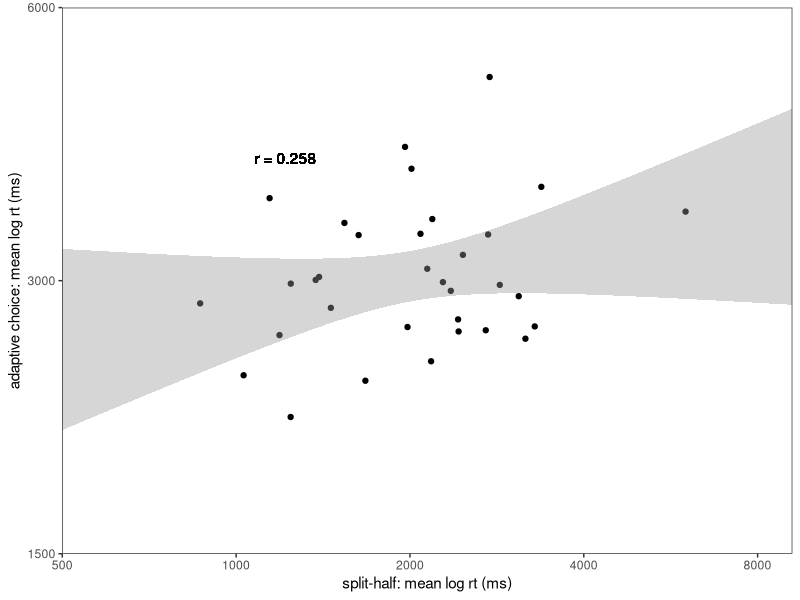
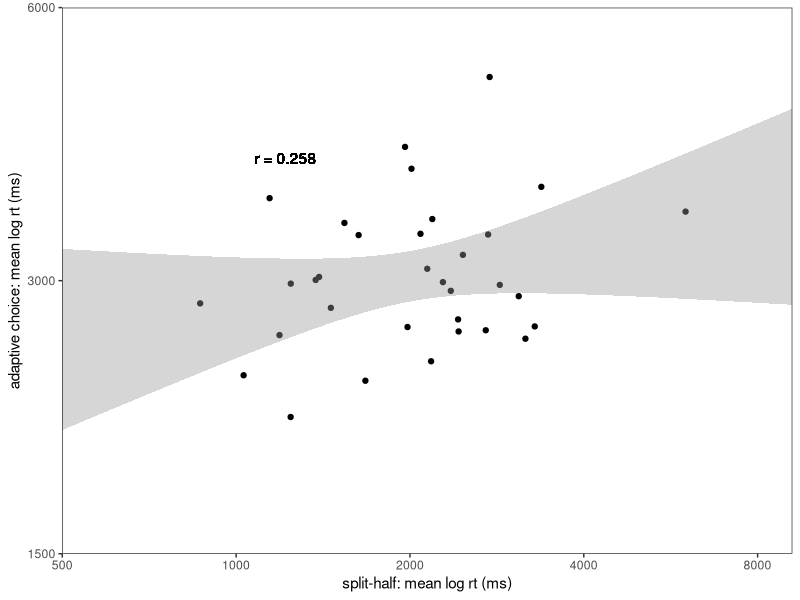
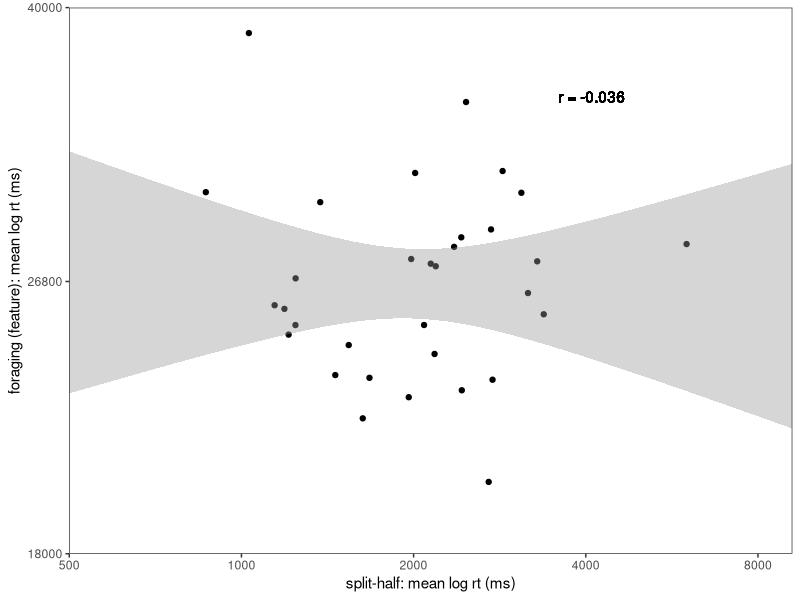
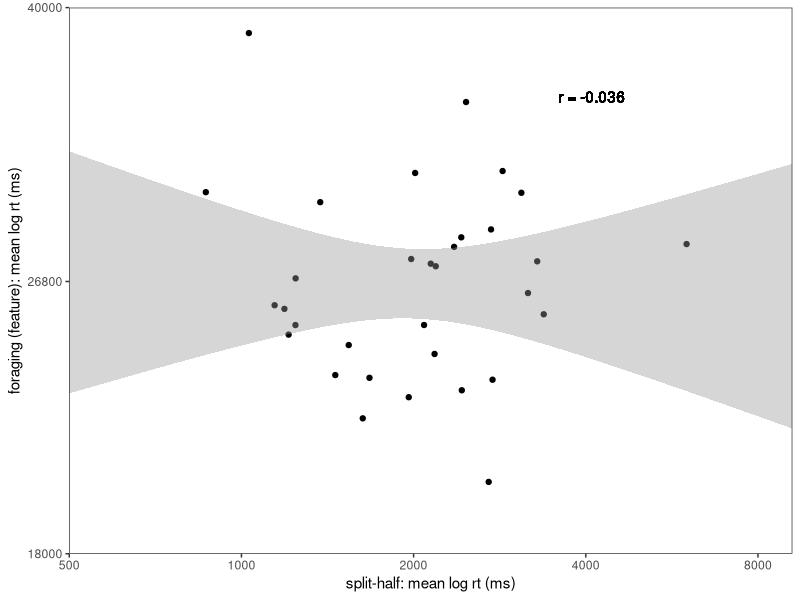
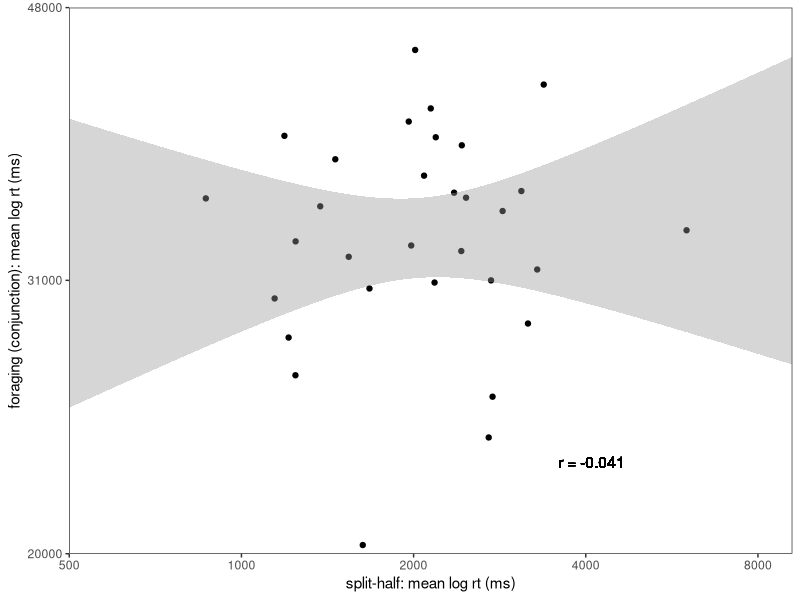
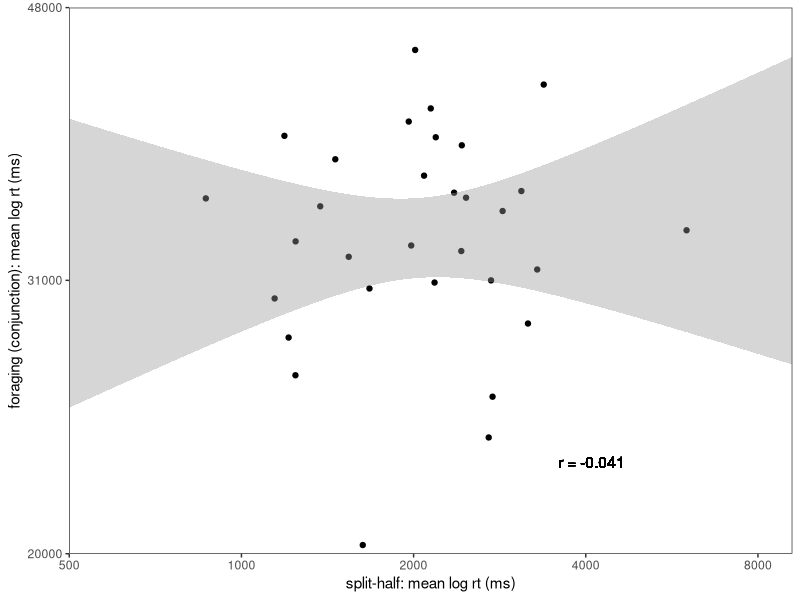
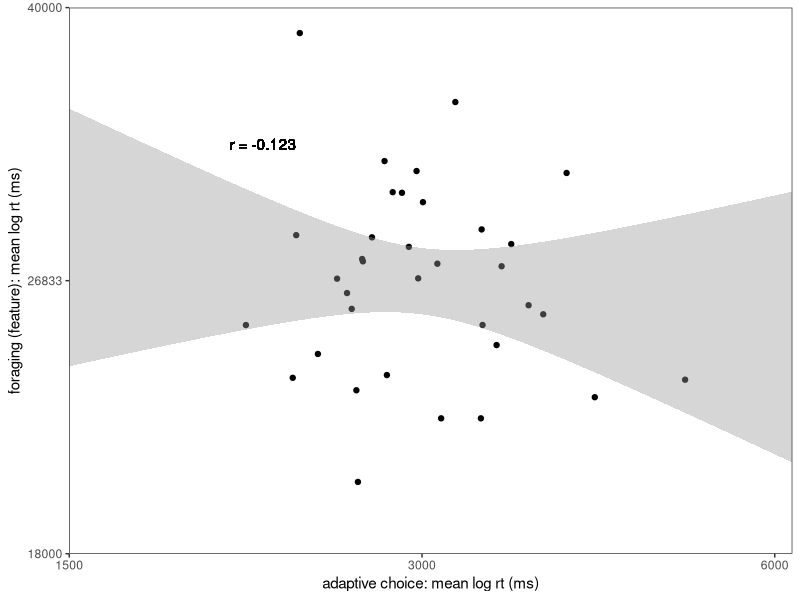
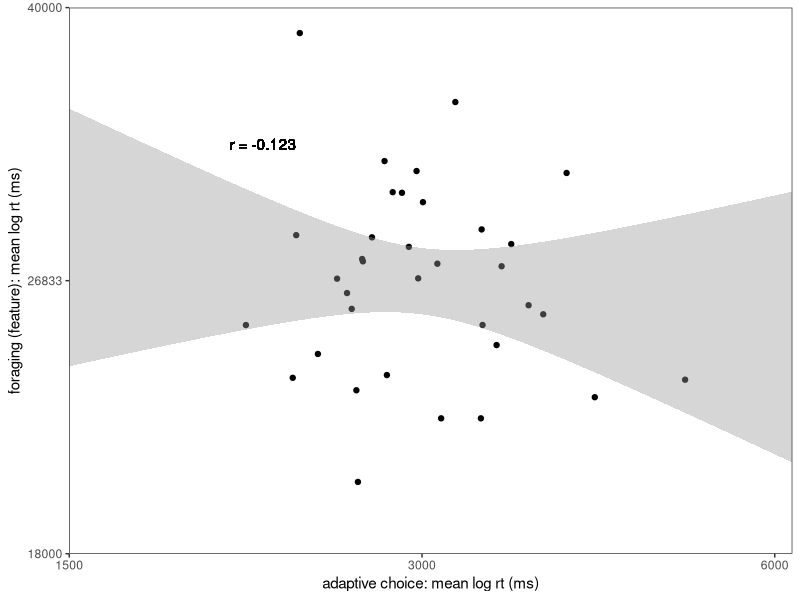

R code for these plots, in order:
library(tidyverse)

figXn <- 6
figYn <- 4

dat <- read_csv("summaryData.csv")

############################################################
# first look at rt
############################################################

#  split-half v adaptive choice
r <- round(with(dat, cor.test(ls_mean_log_rt, ac_meanlog2rt)$estimate), 3)

x_labels = c(500, 1000, 2000, 4000, 8000)
x_breaks = log(x_labels, 2)

y_labels = c(1500, 3000, 6000)
y_breaks = log(y_labels, 2)

plt <- ggplot(dat, aes(x = ls_mean_log_rt, y = ac_meanlog2rt))
plt <- plt + geom_point() 
plt <- plt + geom_smooth(method = lm, colour = "black", fullrange = TRUE, linetype = 0)
plt <- plt + theme_bw()
plt <- plt + scale_x_continuous("split-half: mean log rt (ms)",
	  limits = c(8.9, 15), breaks = x_breaks, labels = x_labels, expand = c(0, 0))
plt <- plt + scale_y_continuous("adaptive choice: mean log rt (ms)",
	  limits = c(y_breaks[1], y_breaks[3] ), breaks = y_breaks, labels = y_labels, expand = c(0, 0))
plt <- plt + geom_text(label=paste("r =", r), x= 10.25, y=12)
plt <- plt + coord_cartesian(xlim=c(min(x_breaks),max(x_breaks)+0.2), ylim=c(y_breaks[1],max(y_breaks)))
plt <- plt + theme(
  panel.grid.major = element_blank(), 
  panel.grid.minor = element_blank())
# plt <- plt + ggtitle('Split-half and Attentional Control')
ggsave("scratch/ls_v_ac_mean_log2rt.pdf", width = figYn, height = figYn)
ggsave("scratch/ls_v_ac_mean_log2rt.png", width = figYn, height = figYn)


#  split-half with forgaging feature

r_feat <- round(with(dat, cor.test(ls_mean_log_rt, fg_feat_log2)$estimate), 3)
r_conj <- round(with(dat, cor.test(ls_mean_log_rt, fg_conj_log2)$estimate), 3)

y_breaks = c(14.13571, 14.70995, 15.28771)
y_labels = round(2^y_breaks)

plt <- ggplot(dat, aes(x = ls_mean_log_rt, y = fg_feat_log2))
plt <- plt + geom_point() 
plt <- plt + geom_smooth(method = lm, colour = "black", fullrange = TRUE, linetype=0)
plt <- plt + theme_bw()
plt <- plt + scale_x_continuous("split-half: mean log rt (ms)",
    limits = c(8, 14.1), breaks = x_breaks, labels = x_labels, expand = c(0, 0))
plt <- plt + scale_y_continuous("foraging (feature): mean log rt (ms)",
    limits = c(y_breaks[1], y_breaks[3]), breaks = y_breaks, labels = y_labels,expand = c(0, 0))
plt <- plt + coord_cartesian(xlim=c(min(x_breaks),max(x_breaks)+0.2), ylim=c(y_breaks[1],max(y_breaks)))
plt <- plt + geom_text(label=paste("r =", r_feat), x= 12, y=15.1)
plt <- plt + theme(
  panel.grid.major = element_blank(), 
  panel.grid.minor = element_blank())
ggsave("scratch/ls_v_fg_feature_rt.pdf", width = figYn, height = figYn)
ggsave("scratch/ls_v_fg_feature_rt.png", width = figYn, height = figYn)

#  split-half with forgaging conjunction

y_breaks = c(14.28771, 14.91998, 15.55075)
y_labels = round(2^y_breaks)

plt <- ggplot(dat, aes(x = ls_mean_log_rt, y = fg_conj_log2))
plt <- plt + geom_point() 
plt <- plt + geom_smooth(method = lm, colour = "black", fullrange = TRUE, linetype=0)
plt <- plt + theme_bw()
plt <- plt + scale_x_continuous("split-half: mean log rt (ms)",
   limits = c(8, 14.1), breaks = x_breaks, labels = x_labels, expand = c(0, 0))
plt <- plt + scale_y_continuous("foraging (conjunction): mean log rt (ms)",
    limits = c(y_breaks[1], y_breaks[3]), breaks = y_breaks, labels = y_labels,expand = c(0, 0))
plt <- plt + geom_text(label=paste("r =", r_conj), x= 12, y=14.5)
plt <- plt + coord_cartesian(xlim=c(min(x_breaks),max(x_breaks)+0.2), ylim=c(y_breaks[1],max(y_breaks)))
plt <- plt + theme(
  panel.grid.major = element_blank(), 
  panel.grid.minor = element_blank())
ggsave("scratch/ls_v_fg_conj_rt.pdf", width = figYn, height = figYn)
ggsave("scratch/ls_v_fg_conj_rt.png", width = figYn, height = figYn)

#  adaptive choice with forgaging feature

x_labels = c(1500, 3000, 6000)
x_breaks = log(x_labels, 2)
y_breaks = c(14.13571, 14.71171, 15.28771)
y_labels = round(2^y_breaks)

r_feat <- round(with(dat, cor.test(ac_meanlog2rt, fg_feat_log2)$estimate), 3)
r_conj <- round(with(dat, cor.test(ac_meanlog2rt, fg_conj_log2)$estimate), 3)

plt <- ggplot(dat, aes(x = ac_meanlog2rt, y = fg_feat_log2))
plt <- plt + geom_point() 
plt <- plt + geom_smooth(method = lm, colour = "black", fullrange = TRUE, linetype=0)
plt <- plt + theme_bw()
plt <- plt + scale_x_continuous("adaptive choice: mean log rt (ms)",
    limits = c(x_breaks[1], x_breaks[3]+0.05), breaks = x_breaks, labels = x_labels, expand = c(0, 0))
plt <- plt + scale_y_continuous("foraging (feature): mean log rt (ms)",
    limits = c(y_breaks[1], y_breaks[3]), breaks = y_breaks, labels = y_labels, expand = c(0, 0))
plt <- plt + geom_text(label=paste("r =", r_feat), x= 11.1, y= 15)
plt <- plt + theme(
  panel.grid.major = element_blank(), 
  panel.grid.minor = element_blank())
ggsave("scratch/ac_v_fg_feature_rt.pdf", width = figYn, height = figYn)
ggsave("scratch/ac_v_fg_feature_rt.png", width = figYn, height = figYn)


y_breaks = c(14.28771, 14.91998, 15.55075)
y_labels = round(2^y_breaks)
plt <- ggplot(dat, aes(x = ac_meanlog2rt, y = fg_conj_log2))
plt <- plt + geom_point() 
plt <- plt + geom_smooth(method = lm, colour = "black", fullrange = TRUE, linetype=0)
plt <- plt + theme_bw()
plt <- plt + scale_x_continuous("adaptive choice: mean log rt (ms)",
    limits = c(x_breaks[1], x_breaks[3]+0.05), breaks = x_breaks, labels = x_labels, expand = c(0, 0))
plt <- plt + scale_y_continuous("foraging (conjunction): mean log rt (ms)",
    limits = c(y_breaks[1], y_breaks[3]), breaks = y_breaks, labels = y_labels, expand = c(0, 0))
plt <- plt + geom_text(label=paste("r =", r_conj), x= 11, y= 15.2)
plt <- plt + theme(
  panel.grid.major = element_blank(), 
  panel.grid.minor = element_blank())
ggsave("scratch/ac_v_fg_conj_rt.pdf", width = figYn, height = figYn)
ggsave("scratch/ac_v_fg_conj_rt.png", width = figYn, height = figYn)


############################################################
# now look at strategy metrics
############################################################

#  split-half v adaptive choice
r <- round(with(dat, cor.test(ls_prop_hetero, ac_propOpt)$estimate), 3)

plt <- ggplot(dat, aes(x = ls_prop_hetero, y = ac_propOpt))
plt <- plt + geom_point() 
plt <- plt + geom_smooth(method = lm, colour = "black", fullrange = TRUE, linetype = 0)
plt <- plt + theme_bw()
plt <- plt + scale_x_continuous("split-half: prop. hetero. fixations",
	  limits = c(0, 1), expand = c(0, 0), breaks = c(0,1))
plt <- plt + scale_y_continuous("adaptive choice: prop. optimal",
	  limits = c(0, 1), expand = c(0, 0), breaks = c(0,1))
plt <- plt + geom_text(label=paste("r =", r), x = 0.5, y= 0.25)
plt <- plt + theme(
  panel.grid.major = element_blank(), 
  panel.grid.minor = element_blank())
ggsave("scratch/ls_v_ac_opt.pdf", width = figYn, height = figYn)
ggsave("scratch/ls_v_ac_opt.png", width = figYn, height = figYn)

r <- round(with(dat, cor.test(ls_prop_hetero, ac_switchRate)$estimate), 3)

plt <- ggplot(dat, aes(x = ls_prop_hetero, y = ac_switchRate))
plt <- plt + geom_point() 
plt <- plt + geom_smooth(method = lm, colour = "black", fullrange = TRUE, linetype = 0)
plt <- plt + theme_bw()
plt <- plt + scale_x_continuous("split-half: prop. hetero. fixations",
	  limits = c(0, 1), expand = c(0, 0), breaks = c(0,1))
plt <- plt + scale_y_continuous("adaptive choice: switch rate")
plt <- plt + geom_text(label=paste("r =", r), x= 0.25, y=0.18)
plt <- plt + theme(
  panel.grid.major = element_blank(), 
  panel.grid.minor = element_blank())

ggsave("scratch/ls_v_ac_sr.pdf", width = figYn, height = figYn)
ggsave("scratch/ls_v_ac_sr.png", width = figYn, height = figYn)


# split-half and forgaing conjunction
r <- round(with(dat, cor.test(ls_prop_hetero, fg_conj_run_num)$estimate), 3)

plt <- ggplot(dat, aes(x = ls_prop_hetero, y = fg_conj_run_num))
plt <- plt + geom_point() 
plt <- plt + geom_smooth(method = lm, colour = "black", fullrange = TRUE, linetype = 0)
plt <- plt + theme_bw()
plt <- plt + scale_x_continuous("split-half: prop. hetero. fixations",
    limits = c(0, 1), expand = c(0, 0), breaks = c(0,1))
plt <- plt + scale_y_continuous("foraging (conjunction): number of runs",
    limits = c(0, 20), expand = c(0, 0))
plt <- plt + geom_text(label=paste("r =", r), x = 0.25, y= 2)
plt <- plt + theme(
  panel.grid.major = element_blank(), 
  panel.grid.minor = element_blank())
ggsave("scratch/ls_v_fg_runnum.pdf", width = figYn, height = figYn)
ggsave("scratch/ls_v_fg_runnum.png", width = figYn, height = figYn)

r <- round(with(dat, cor.test(ls_prop_hetero, fg_conj_run_length)$estimate), 3)

plt <- ggplot(dat, aes(x = ls_prop_hetero, y = fg_conj_run_length))
plt <- plt + geom_point() 
plt <- plt + geom_smooth(method = lm, colour = "black", fullrange = TRUE, linetype = 0)
plt <- plt + theme_bw()
plt <- plt + scale_x_continuous("split-half: prop. hetero. fixations",
    limits = c(0, 1), expand = c(0, 0), breaks = c(0,1))
plt <- plt + scale_y_continuous("foraging (conjunction): mean run length",
    limits = c(0, 20), expand = c(0, 0))
plt <- plt + geom_text(label=paste("r =", r), x = 0.25, y= 2)
plt <- plt + theme(
  panel.grid.major = element_blank(), 
  panel.grid.minor = element_blank())
ggsave("scratch/ls_v_fg_runlength.pdf", width = figYn, height = figYn)
ggsave("scratch/ls_v_fg_runlength.png", width = figYn, height = figYn)


# adaptive choice and foraging
r <- round(with(dat, cor.test(ac_propOpt, fg_conj_run_num)$estimate), 3)

plt <- ggplot(dat, aes(x = ac_propOpt, y = fg_conj_run_num))
plt <- plt + geom_point() 
plt <- plt + geom_smooth(method = lm, colour = "black", fullrange = TRUE, linetype = 0)
plt <- plt + theme_bw()
plt <- plt + scale_x_continuous("split-half: prop. hetero. fixations",
    limits = c(0, 1), expand = c(0, 0), breaks = c(0,1))
plt <- plt + scale_y_continuous("foraging (conjunction): number of runs",
    limits = c(0, 20), expand = c(0, 0))
plt <- plt + geom_text(label=paste("r =", r), x = 0.25, y= 2)
plt <- plt + theme(
  panel.grid.major = element_blank(), 
  panel.grid.minor = element_blank())
ggsave("scratch/ac_v_fg_runnum.pdf", width = figYn, height = figYn)
ggsave("scratch/ac_v_fg_runnum.png", width = figYn, height = figYn)

r <- round(with(dat, cor.test(ac_propOpt, fg_conj_run_length)$estimate), 3)

plt <- ggplot(dat, aes(x = ac_propOpt, y = fg_conj_run_length))
plt <- plt + geom_point() 
plt <- plt + geom_smooth(method = lm, colour = "black", fullrange = TRUE, linetype = 0)
plt <- plt + theme_bw()
plt <- plt + scale_x_continuous("split-half: prop. hetero. fixations",
    limits = c(0, 1), expand = c(0, 0), breaks = c(0,1))
plt <- plt + scale_y_continuous("foraging (conjunction): mean run length",
    limits = c(-10, 30), expand = c(0, 0))
plt <- plt + geom_text(label=paste("r =", r), x = 0.25, y= 2)
plt <- plt + coord_cartesian(xlim=c(0, 1), ylim=c(0, 20))

plt <- plt + theme(
  panel.grid.major = element_blank(), 
  panel.grid.minor = element_blank())
ggsave("scratch/ac_v_fg_runlength.pdf", width = figYn, height = figYn)
ggsave("scratch/ac_v_fg_runlength.png", width = figYn, height = figYn)

